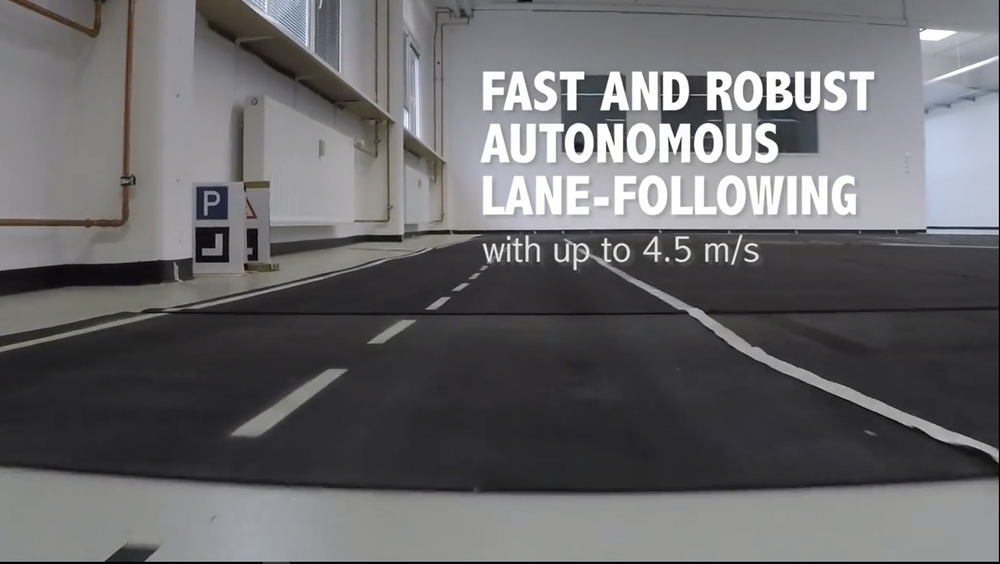
#> input picture ImageProcessingDigitSegment/Image/AMAS/fastrun.png, 1000 x 564 px, shrunk from 1788 x 1009 before the run
$ python lane_detection.py   (older library calls are emulated)
#> lines starting #> are read from the running program, lines starting #| are printed output that depends on the picture; after the words box and inside, x2 and y2 are one past the last pixel; in counts of white or black regions, pixels touching at a corner belong together
#> further down, img is the input picture: shape (564, 1000, 3); mean B, G, R 107, 104.5, 105
import cv2
import numpy as np
kernel_size = 3
low_threshold = 50
high_threshold = 150
trap_bottom_width = 0.85  # width of bottom edge of trapezoid, expressed as percentage of image width
trap_top_width = 0.07  # ditto for top edge of trapezoid
trap_height = 0.4  # height of the trapezoid expressed as percentage of image height
rho = 2 # distance resolution in pixels of the Hough grid
theta = 1 * np.pi/180 # angular resolution in radians of the Hough grid
threshold = 15	 # minimum number of votes (intersections in Hough grid cell)
min_line_length = 10 #minimum number of pixels making up a line
max_line_gap = 20	# maximum gap in pixels between connectable line segments

def canny(img, low_threshold, high_threshold):
    """Applies the Canny transform"""
#> called with low_threshold = 100, high_threshold = 200
    return cv2.Canny(img, low_threshold, high_threshold)
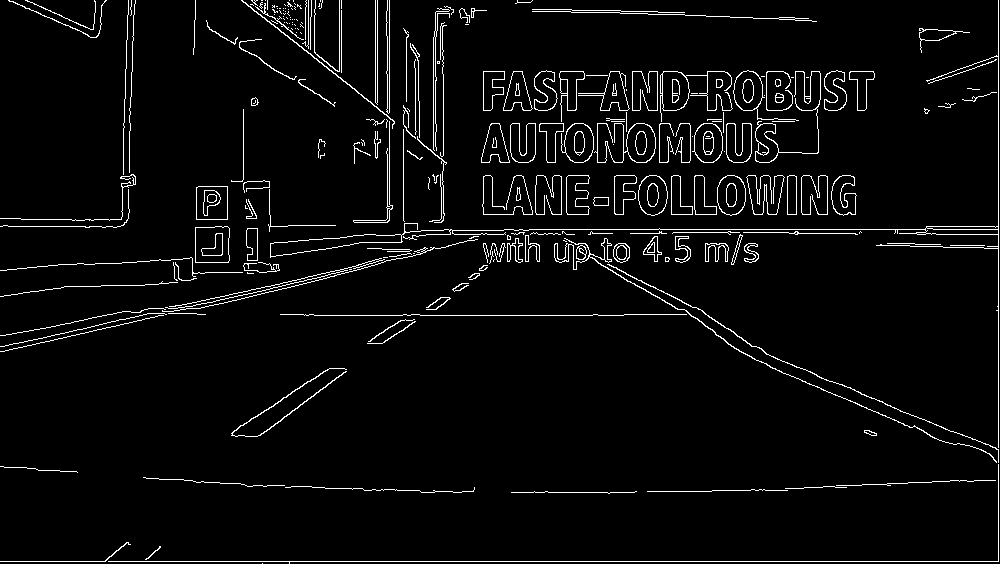
#> returned value: shape (564, 1000); 4.1% white in thin lines or dots
# [80 lines left out: functions grayscale, draw_lines, hough_lines, filter_colors, not called in this run]
def region_of_interest(img, vertices):
	"""
	Applies an image mask.

	Only keeps the region of the image defined by the polygon
	formed from `vertices`. The rest of the image is set to black.
	"""
	#defining a blank mask to start with
	mask = np.zeros_like(img)

	#defining a 3 channel or 1 channel color to fill the mask with depending on the input image
	if len(img.shape) > 2:
		channel_count = img.shape[2]  # i.e. 3 or 4 depending on your image
		ignore_mask_color = (255,) * channel_count
	else:
		ignore_mask_color = 255

	#filling pixels inside the polygon defined by "vertices" with the fill color
	cv2.fillPoly(mask, vertices, ignore_mask_color)

	#returning the image only where mask pixels are nonzero
	masked_image = cv2.bitwise_and(img, mask)
	return masked_image

def gaussian_blur(img, kernel_size):
	return cv2.GaussianBlur(img, (kernel_size, kernel_size), 0)

def filter_colors(image):
	white_threshold = 110#130
	lower_white = np.array([white_threshold, white_threshold, white_threshold])
	upper_white = np.array([255, 255, 255])
	white_mask = cv2.inRange(image, lower_white, upper_white)
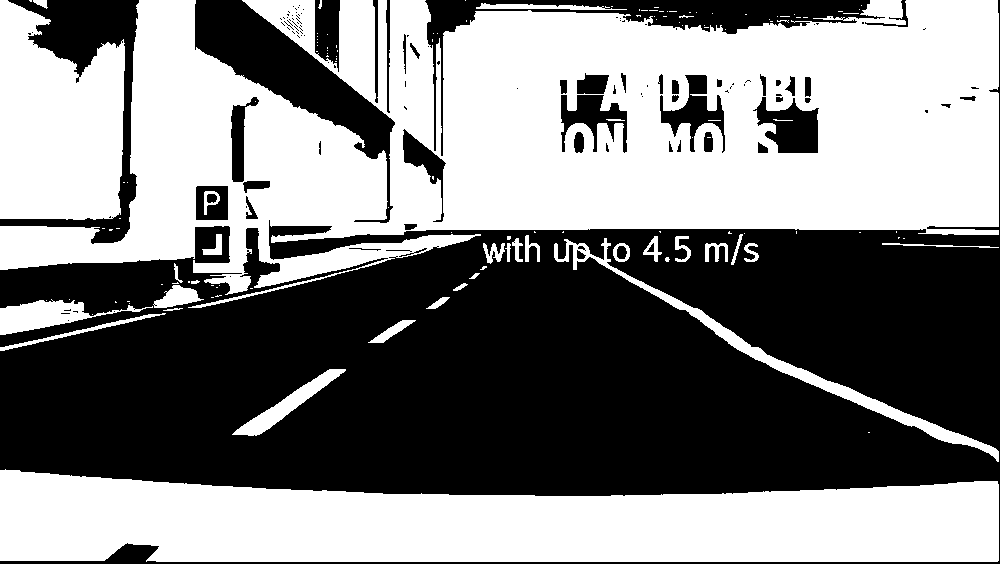
#> white_mask: shape (564, 1000); 50.6% white; 123 black regions (75 under 20 px), largest, box (x1, y1, x2, y2) and area: (0, 0, 1000, 564) 235532, (195, 0, 395, 223) 11666, (425, 0, 885, 156) 9004
	white_image = cv2.bitwise_and(image, image, mask=white_mask)
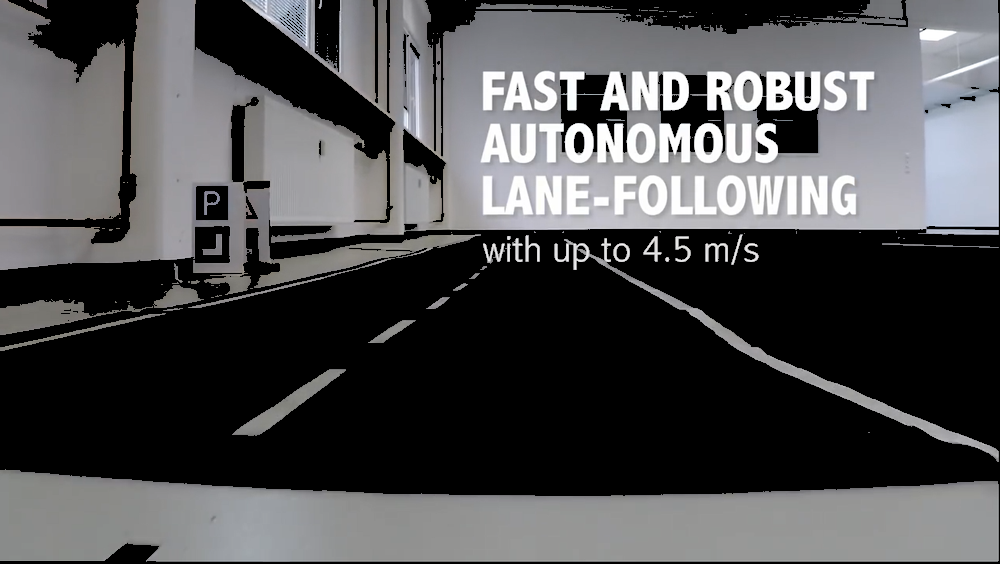
#> white_image: shape (564, 1000, 3); mean B, G, R 79.6, 78.2, 78.1
	return white_image

img = cv2.imread("fastrun.png")
# img = cv2.imread("test.jpeg")

img_canny =canny(img,100,200)
img_filter=filter_colors(img)
imshape=img_filter.shape
#> imshape = (564, 1000, 3)
vertices = np.array([[\
    ((imshape[1] * (1 - trap_bottom_width)) // 2, imshape[0]),\
    ((imshape[1] * (1 - trap_top_width)) // 2, imshape[0] - imshape[0] * trap_height),\
    (imshape[1] - (imshape[1] * (1 - trap_top_width)) // 2, imshape[0] - imshape[0] * trap_height),\
    (imshape[1] - (imshape[1] * (1 - trap_bottom_width)) // 2, imshape[0])]]\
    , dtype=np.int32)

img_cutoff = region_of_interest(img_filter,vertices)
#> in region_of_interest, `cv2.fillPoly(mask, vertices, ignore_mask_color)`:
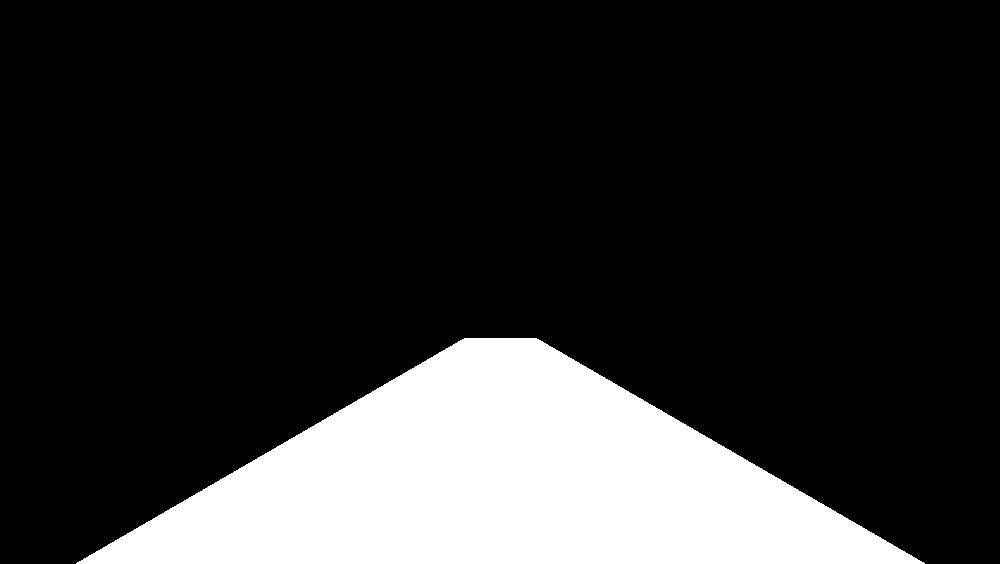
#> mask: shape (564, 1000, 3); 18.5% white; 1 white region, box (x1, y1, x2, y2) and area: (76, 338, 925, 564) 104349
#> in region_of_interest, `masked_image = cv2.bitwise_and(img, mask)`:
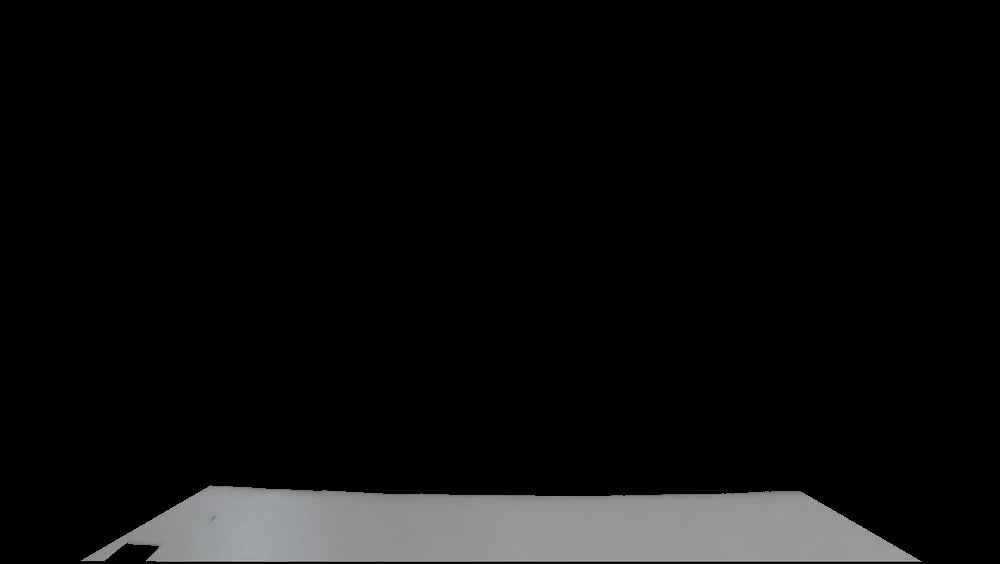
#> masked_image: shape (564, 1000, 3); mean B, G, R 13, 13, 12.9
img_canny_cutoff=canny(img_cutoff,100,200)
#> call 2 of canny, with low_threshold = 100, high_threshold = 200
#> in canny (call 2), `return cv2.Canny(img, low_threshold, high_threshold)`:
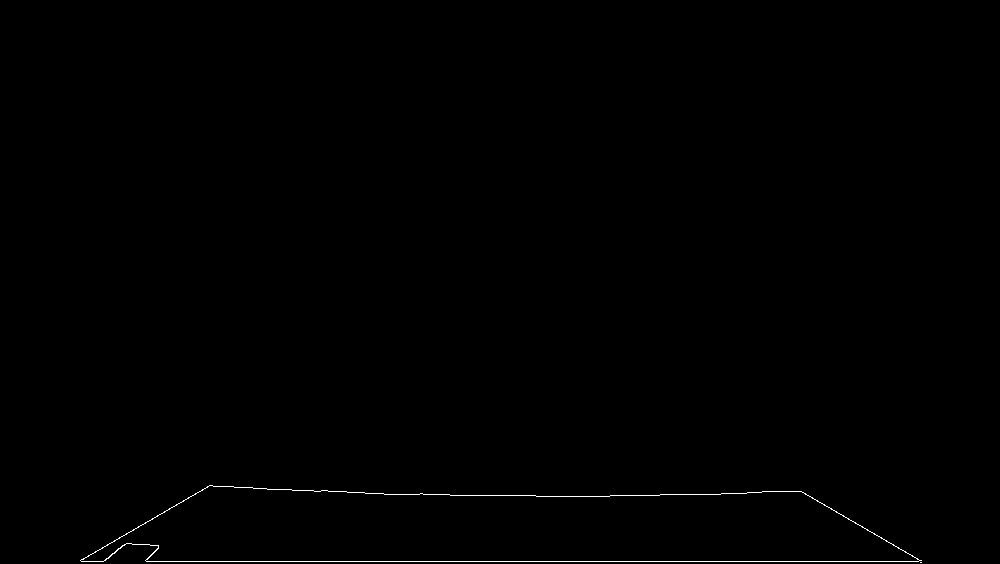
#> returned value: shape (564, 1000); 0.32% white in thin lines or dots, all inside (x1, y1, x2, y2) = (80, 485, 922, 563)
# line_image = hough_lines(img_canny_cutoff, rho, theta, threshold, min_line_length, max_line_gap)

cv2.imshow("Original",img)
cv2.imshow("IMG_Cann2y",img_filter)
# cv2.imshow("IMG_Canny",img_canny_cutoff)
# cv2.imshow("cutoff",line_image)

cv2.waitKey(0)

$ run again, with ImageProcessingDigitSegment/Image/AMAS/test.jpeg saved as ImageProcessingDigitSegment/Image/AMAS/fastrun.png
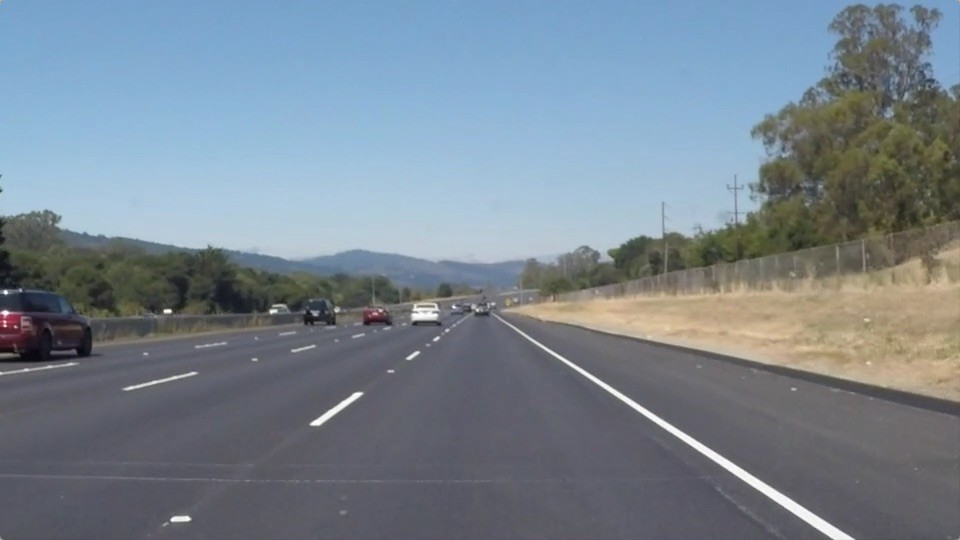
#> input picture ImageProcessingDigitSegment/Image/AMAS/test.jpeg, 960 x 540 px
#> img is the input picture: shape (540, 960, 3); mean B, G, R 143.7, 132.5, 120.3
#> in filter_colors, `white_mask = cv2.inRange(image, lower_white, upper_white)`:
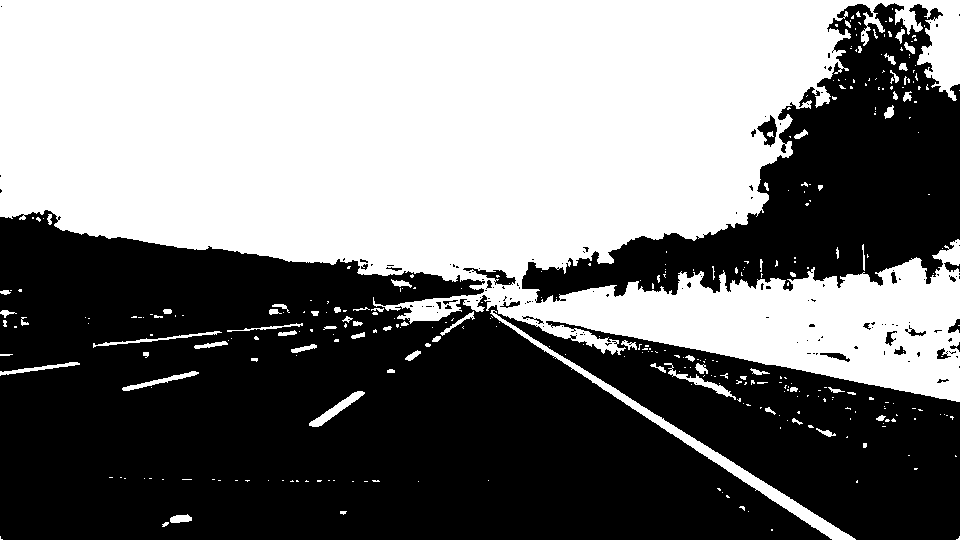
#> white_mask: shape (540, 960); 48.3% white; 343 white regions (272 under 20 px), largest, box (x1, y1, x2, y2) and area: (0, 0, 960, 402) 240339, (490, 310, 856, 540) 3484, (309, 391, 365, 427) 484
#> mask: shape (540, 960, 3); 18.4% white; 1 white region, box (x1, y1, x2, y2) and area: (73, 324, 888, 540) 95630
#> in canny (call 2), `return cv2.Canny(img, low_threshold, high_threshold)`:
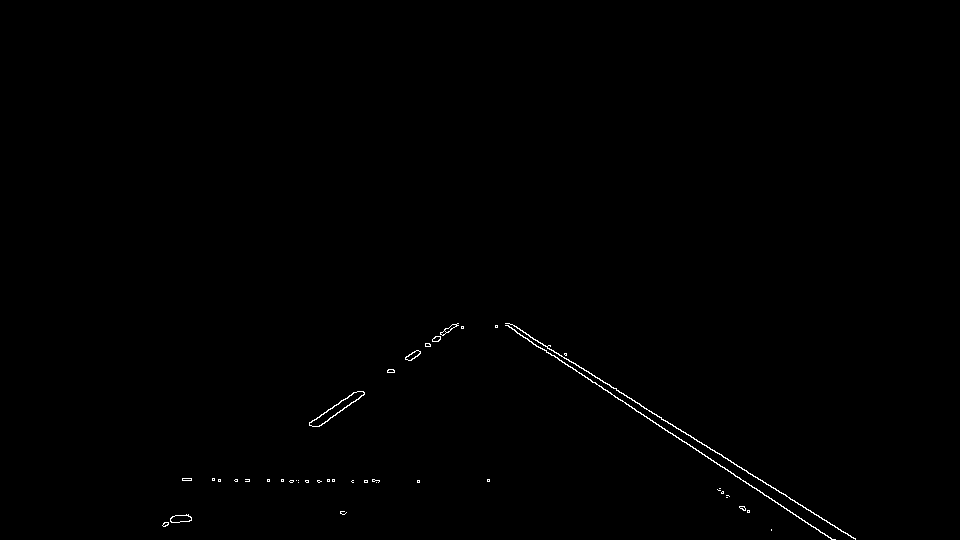
#> returned value: shape (540, 960); 0.34% white in thin lines or dots, all inside (x1, y1, x2, y2) = (162, 323, 856, 540)
